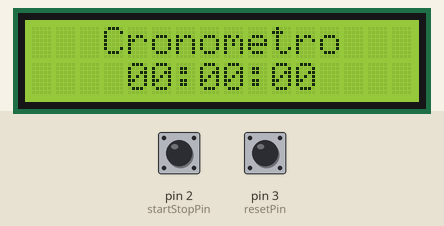
This sketch was run on a simulated Arduino Uno, built with avr-gcc and run on an emulated ATmega328P. Shown: 16×2 character LCD. Inputs (shaded band) come from the test bench; at power-on: pin 2 (startStopPin) HIGH, pin 3 (resetPin) LOW. What the sketch prints to the serial monitor is not drawn.

Above: at 1.8 s.
1.9 s: pin 2 (startStopPin) pulled LOW for 0.15 s
At 2.07 s:
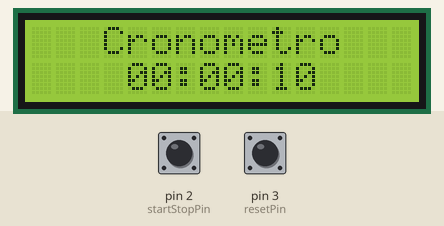
2.6 s: pin 2 (startStopPin) pulled LOW for 1 s
At 3.9 s:
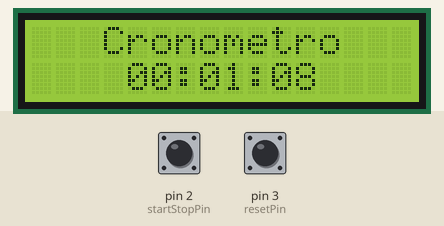
5.1 s: pin 3 (resetPin) pulled HIGH for 0.15 s
At 5.7 s:
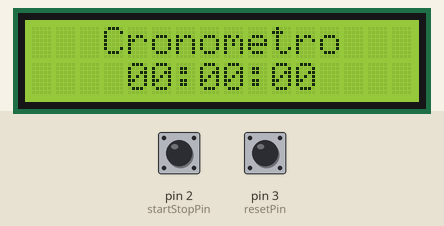
6.7 s: pin 2 (startStopPin) pulled LOW for 0.15 s
At 7.18 s:
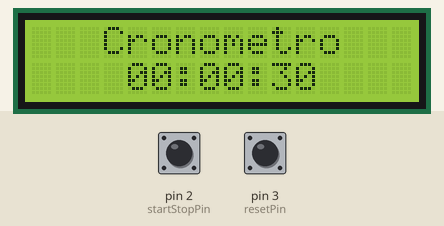
7.4 s: pin 2 (startStopPin) driven LOW
At 8.7 s:
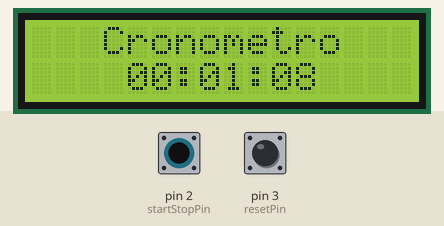
10.4 s: pin 3 (resetPin) pulled HIGH for 1 s
At 12.8 s:
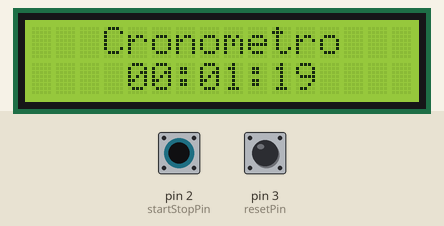
Timing chart, 0 to 13.0 s (numbered marks = the images above; inputs shaded):
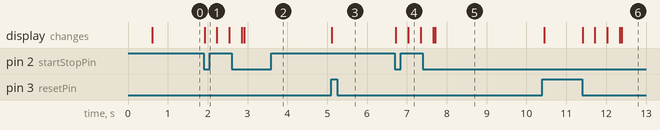

Measured:
- after the input at 1.9 s, the display: changes at once (image 1)
- after the input at 5.1 s, the display: changes at once (image 3)
- after the input at 6.7 s, the display: first changes at once (image 4 shows a later state)
- after the input at 10.4 s, the display: first changes at once (image 6 shows a later state)

The sketch:

cronograph.ino
```cpp
#include <Wire.h>// biblioteca para display
#include <LiquidCrystal_I2C.h>// biblioteca para display

LiquidCrystal_I2C lcd(0x27,16,2);// Inicializa o display no endereco 0x27

int startStopPin = 2;
int resetPin = 3;
int sensorStartStop = 0;

long timeFromLoop;
long deltaTime;

bool started = false;
bool paused = false;

bool lastStartStopValue = false;

void setup() {

  pinMode(startStopPin, INPUT);
  pinMode(resetPin, INPUT);

  Serial.begin(9600);
  lcd.init();
  lcd.backlight();

  lcd.setCursor(1, 0);
  lcd.print("RobotChallenge");
  lcd.setCursor(3, 1);
  lcd.print("John Deere");
  delay(500);
  lcd.clear();

  cronoReset();
}

void cronograph(){
  int min, sec, cent;

  deltaTime = millis() - timeFromLoop;
  min = deltaTime/60000;
  sec = (deltaTime/1000)%60;
  cent = (deltaTime/10)%100;

  lcd.setCursor(4,1);

  if (min<10) lcd.print("0");
  lcd.print(min);
  lcd.print(":");

  if (sec<10) lcd.print("0");
  lcd.print(sec);
  lcd.print(":");

  lcd.print(cent);
  delay(10);
}

void cronoReset(){
  started = false;
  paused = false;
  deltaTime = 0;

  lcd.setCursor(3, 0);
  lcd.print("Cronometro");
  lcd.setCursor(4, 1);
  lcd.print("00:00:00");
}

void loop() {

  if (digitalRead(startStopPin) == LOW && !started) {
    started = true;
    timeFromLoop = millis();
    Serial.println("Start sensor activated.");
  }

  if (digitalRead(startStopPin) == LOW && started && deltaTime > 1000) {
    paused = true;
    Serial.println("Stop sensor activated. Paused time.");
  }

  if (started && !paused){
    cronograph();
    Serial.println("Cronograph counting...");
  }

  if (digitalRead(resetPin) == HIGH && started) {
    cronoReset();
    Serial.println("Reseted.");
  }

  lastStartStopValue = digitalRead(startStopPin);
}
```
